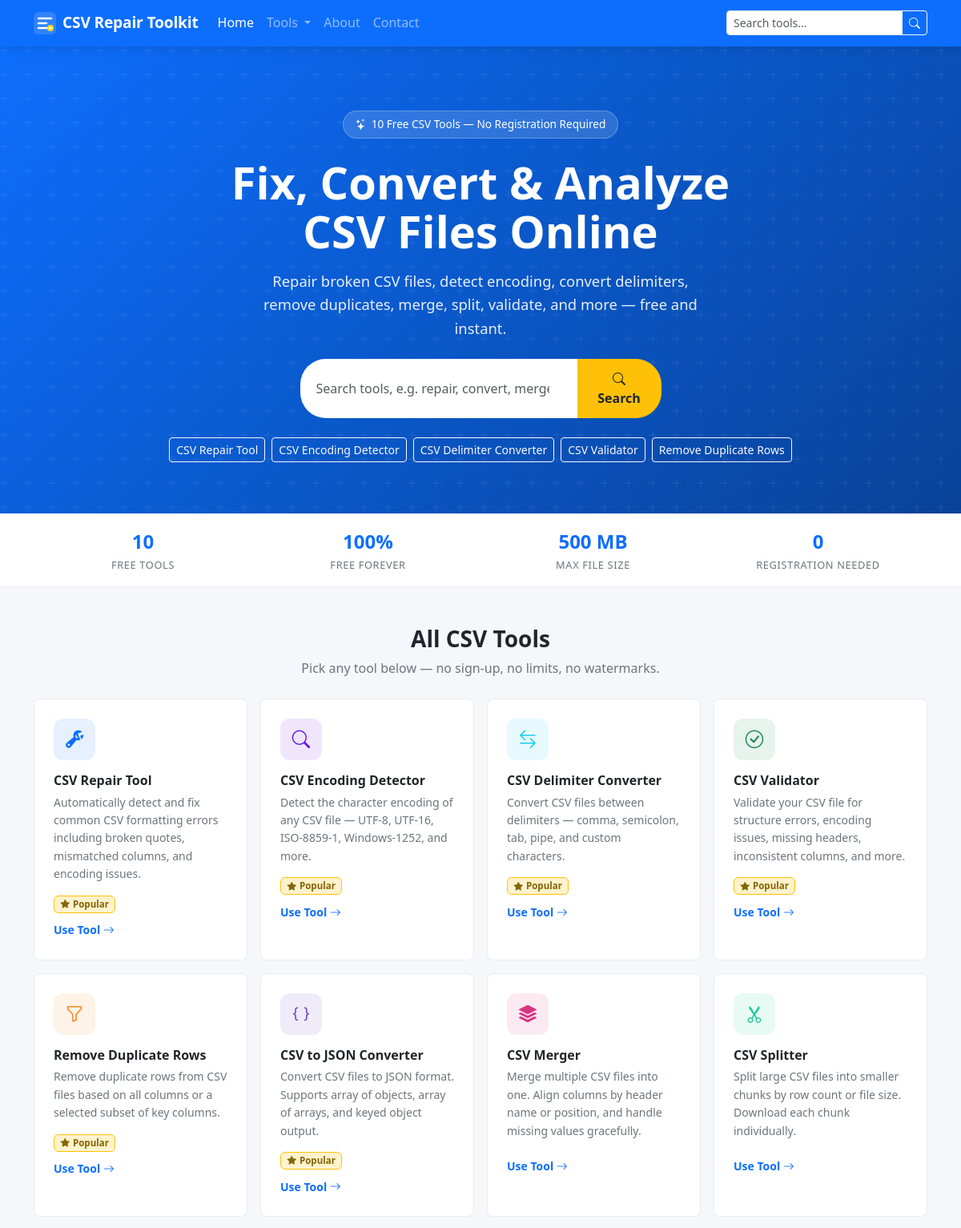
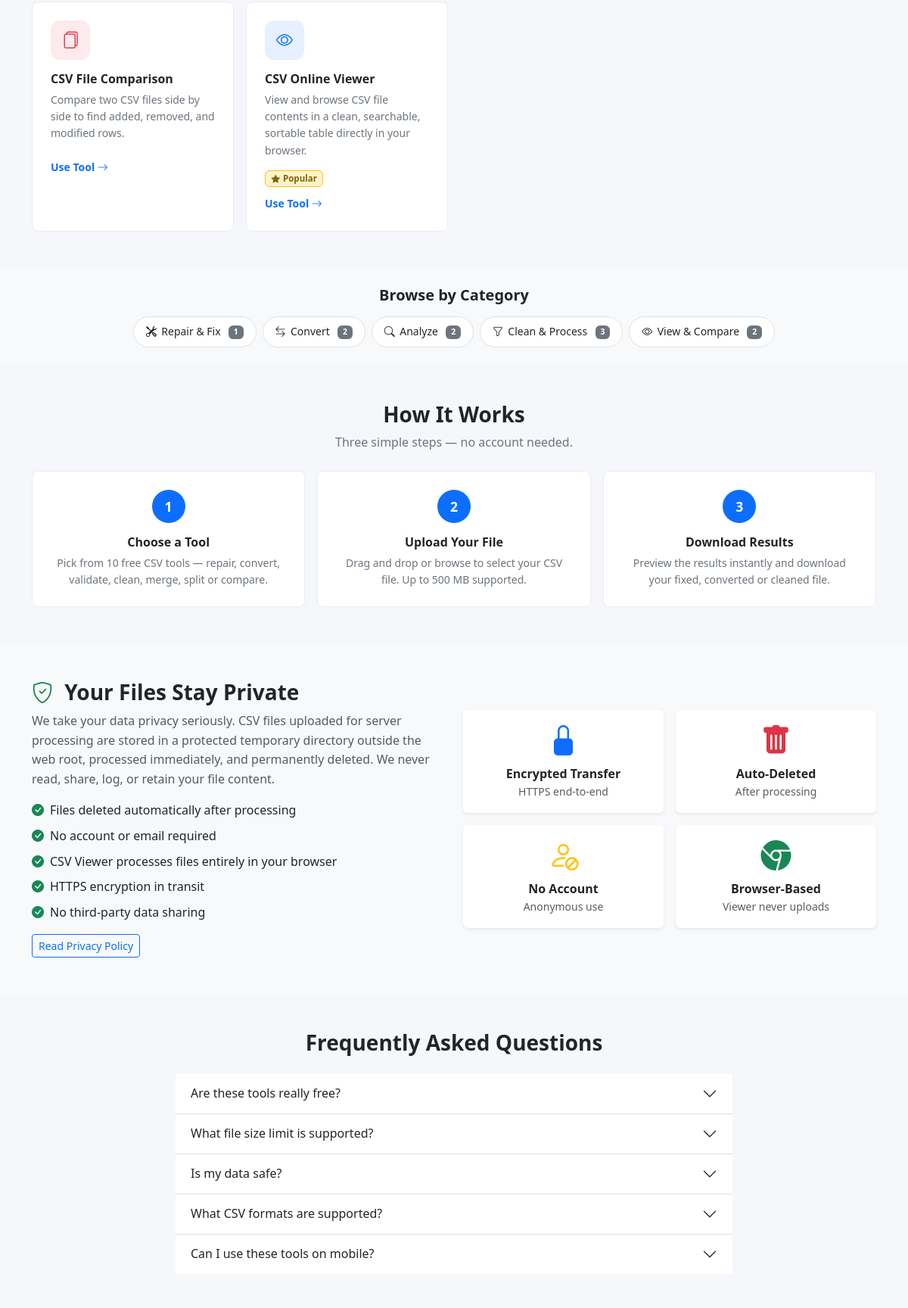
The page / (upper part) on the database its author committed (2 pictures, top to bottom).
### tables this page shows
CREATE TABLE `tools` (
    `id`               INT UNSIGNED  NOT NULL AUTO_INCREMENT,
    `category_id`      INT UNSIGNED  DEFAULT NULL,
    `name`             VARCHAR(120)  NOT NULL,
    `slug`             VARCHAR(120)  NOT NULL,
    `short_description`VARCHAR(300)  DEFAULT NULL,
    `meta_title`       VARCHAR(160)  DEFAULT NULL,
    `meta_description` VARCHAR(320)  DEFAULT NULL,
    `h1`               VARCHAR(200)  DEFAULT NULL,
    `content`          LONGTEXT,
    `instructions`     TEXT,
    `schema_type`      VARCHAR(50)   DEFAULT 'WebApplication',
    `is_popular`       TINYINT(1)    NOT NULL DEFAULT 0,
    `sort_order`       SMALLINT      NOT NULL DEFAULT 0,
    `status`           TINYINT(1)    NOT NULL DEFAULT 1,
    `created_at`       DATETIME      NOT NULL DEFAULT CURRENT_TIMESTAMP,
    `updated_at`       DATETIME      NOT NULL DEFAULT CURRENT_TIMESTAMP ON UPDATE CURRENT_TIMESTAMP,
    PRIMARY KEY (`id`),
    UNIQUE KEY `uq_tool_slug` (`slug`),
    KEY `idx_category` (`category_id`),
    CONSTRAINT `fk_tool_category` FOREIGN KEY (`category_id`)
        REFERENCES `tool_categories`(`id`) ON DELETE SET NULL ON UPDATE CASCADE
);

CREATE TABLE `tool_categories` (
    `id`          INT UNSIGNED     NOT NULL AUTO_INCREMENT,
    `name`        VARCHAR(100)     NOT NULL,
    `slug`        VARCHAR(100)     NOT NULL,
    `description` TEXT,
    `icon`        VARCHAR(100)     DEFAULT NULL,
    `sort_order`  SMALLINT         NOT NULL DEFAULT 0,
    `status`      TINYINT(1)       NOT NULL DEFAULT 1 COMMENT '1=active,0=inactive',
    `created_at`  DATETIME         NOT NULL DEFAULT CURRENT_TIMESTAMP,
    `updated_at`  DATETIME         NOT NULL DEFAULT CURRENT_TIMESTAMP ON UPDATE CURRENT_TIMESTAMP,
    PRIMARY KEY (`id`),
    UNIQUE KEY `uq_category_slug` (`slug`)
);

### views/home/index.php (the view, shortened to what the rows shown need)
<?php
$allTools   = getTools();
$popTools   = getTools(true);
$categories = getCategories();
require_once ROOT_PATH . '/includes/header.php';
?>
<section class="hero-section" aria-labelledby="heroHeading">
    <div class="container text-center">
        <h1 class="hero-title mb-3" id="heroHeading">
            Fix, Convert &amp; Analyze<br>CSV Files Online
        </h1>
        <div class="d-flex flex-wrap justify-content-center gap-2">
            <?php foreach (array_slice($popTools, 0, 5) as $pt): ?>
            <a href="<?= url($pt['slug'] . '/') ?>"
               class="btn btn-outline-light btn-sm">
                <?= e($pt['name']) ?>
            </a>
            <?php endforeach; ?>
        </div>
    </div>
</section>
<section class="py-5" id="tools" aria-labelledby="toolsHeading">
    <div class="container">
        <div class="text-center mb-4">
            <h2 class="section-title" id="toolsHeading">All CSV Tools</h2>
        </div>
        <?php
        $toolMeta = [
            'csv-repair'             => ['icon'=>'bi-wrench-adjustable', 'color'=>'#0d6efd'],
            'csv-encoding-detector'  => ['icon'=>'bi-search',            'color'=>'#6610f2'],
            'csv-delimiter-converter'=> ['icon'=>'bi-arrow-left-right',  'color'=>'#0dcaf0'],
            'csv-validator'          => ['icon'=>'bi-check-circle',      'color'=>'#198754'],
            'remove-duplicates'      => ['icon'=>'bi-funnel',            'color'=>'#fd7e14'],
            'csv-to-json'            => ['icon'=>'bi-braces',            'color'=>'#6f42c1'],
            'csv-merger'             => ['icon'=>'bi-stack',             'color'=>'#d63384'],
            'csv-splitter'           => ['icon'=>'bi-scissors',         'color'=>'#20c997'],
            'csv-file-comparison'    => ['icon'=>'bi-files',             'color'=>'#dc3545'],
            'csv-viewer'             => ['icon'=>'bi-eye',               'color'=>'#0d6efd'],
        ];
        ?>
        <div class="row g-3" id="toolsGrid">
            <?php foreach ($allTools as $t):
                $meta = $toolMeta[$t['slug']] ?? ['icon'=>'bi-tools','color'=>'#0d6efd'];
            ?>
            <div class="col-sm-6 col-lg-4 col-xl-3" data-tool-wrap>
                <a href="<?= url($t['slug'] . '/') ?>"
                   class="tool-card-home d-block"
                   data-tool-name="<?= eAttr($t['name']) ?>"
                   data-tool-desc="<?= eAttr($t['short_description'] ?? '') ?>">
                    <div class="tool-icon-wrap"
                         style="background:<?= $meta['color'] ?>1a; color:<?= $meta['color'] ?>">
                        <i class="<?= $meta['icon'] ?>" aria-hidden="true"></i>
                    </div>
                    <h3><?= e($t['name']) ?></h3>
                    <p><?= e($t['short_description'] ?? '') ?></p>
                    <?php if ($t['is_popular']): ?>
                    <span class="badge badge-popular">
                        <i class="bi bi-star-fill me-1" aria-hidden="true"></i>Popular
                    </span>
                    <?php endif; ?>
                    <div class="mt-auto pt-2">
                        <span class="text-primary small fw-semibold">
                            Use Tool <i class="bi bi-arrow-right" aria-hidden="true"></i>
                        </span>
                    </div>
                </a>
            </div>
            <?php endforeach; ?>
        </div>
    </div>
</section>
<?php if (!empty($categories)): ?>
<section class="py-4 bg-light" aria-labelledby="catHeading">
    <div class="container">
        <h2 class="h5 fw-bold text-center mb-3" id="catHeading">Browse by Category</h2>
        <div class="d-flex flex-wrap justify-content-center gap-2">
            <?php foreach ($categories as $cat): ?>
            <a href="#tools" class="category-pill"
               onclick="filterByCategory('<?= eAttr($cat['name']) ?>')">
                <i class="<?= e($cat['icon'] ?? 'bi-grid') ?>" aria-hidden="true"></i>
                <?= e($cat['name']) ?>
                <span class="badge bg-secondary ms-1"><?= (int)$cat['tool_count'] ?></span>
            </a>
            <?php endforeach; ?>
        </div>
    </div>
</section>
<?php endif; ?>
<section class="py-5" aria-labelledby="howHeading">
    <div class="container">
        <div class="text-center mb-4">
            <h2 class="section-title" id="howHeading">How It Works</h2>
        </div>
    </div>
</section>
<section class="py-5 bg-light" aria-labelledby="privacyHeading">
    <div class="container">
        <div class="row align-items-center g-4">
            <div class="col-lg-6">
                <h2 class="section-title" id="privacyHeading">
                    <i class="bi bi-shield-check text-success me-2" aria-hidden="true"></i>
                    Your Files Stay Private
                </h2>
            </div>
        </div>
    </div>
</section>
<section class="py-5" aria-labelledby="faqHeading">
    <div class="container">
        <div class="text-center mb-4">
            <h2 class="section-title" id="faqHeading">Frequently Asked Questions</h2>
        </div>
    </div>
</section>
<?php require_once ROOT_PATH . '/includes/footer.php'; ?>

### rows shown on the page
tools: name "CSV Repair Tool", short_description "Automatically detect and fix common CSV formatting errors including broken quotes, mismatched columns, and encoding issues.", is_popular 1 (drawn)
tools: name "CSV Encoding Detector", short_description "Detect the character encoding of any CSV file — UTF-8, UTF-16, ISO-8859-1, Windows-1252, and more.", is_popular 1 (drawn)
tools: name "CSV Delimiter Converter", short_description "Convert CSV files between delimiters — comma, semicolon, tab, pipe, and custom characters.", is_popular 1 (drawn)
tools: name "CSV Validator", short_description "Validate your CSV file for structure errors, encoding issues, missing headers, inconsistent columns, and more.", is_popular 1 (drawn)
tools: name "Remove Duplicate Rows", short_description "Remove duplicate rows from CSV files based on all columns or a selected subset of key columns.", is_popular 1 (drawn)
tools: name "CSV to JSON Converter", short_description "Convert CSV files to JSON format. Supports array of objects, array of arrays, and keyed object output.", is_popular 1 (drawn)
tools: name "CSV Merger", short_description "Merge multiple CSV files into one. Align columns by header name or position, and handle missing values gracefully."
tools: name "CSV Splitter", short_description "Split large CSV files into smaller chunks by row count or file size. Download each chunk individually."
tools: name "CSV File Comparison", short_description "Compare two CSV files side by side to find added, removed, and modified rows."
tools: name "CSV Online Viewer", short_description "View and browse CSV file contents in a clean, searchable, sortable table directly in your browser.", is_popular 1 (drawn)
tool_categories: name "Repair & Fix", tool_count "1"
tool_categories: name "Convert", tool_count "2"
tool_categories: name "Analyze", tool_count "2"
tool_categories: name "Clean & Process", tool_count "3"
tool_categories: name "View & Compare", tool_count "2"

### other values the page prints
$faq['q'] "Are these tools really free?"
$faq['q'] "What file size limit is supported?"
$faq['q'] "Is my data safe?"
$faq['q'] "What CSV formats are supported?"
$faq['q'] "Can I use these tools on mobile?"
